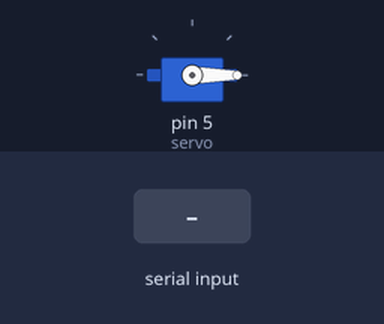
A sketch run on a simulated Arduino Uno, built with avr-gcc and run on an emulated ATmega328P. Shown: servo. The inputs (shaded band) are chosen by the test bench.

Above: at 1.2 s.
1.3 s: "90,45\n" received over Serial
At 3.0 s:
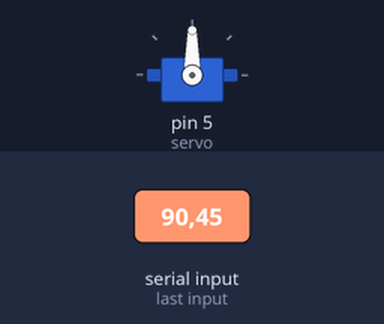
3.8 s: "30,150\n" received over Serial
At 6.0 s:
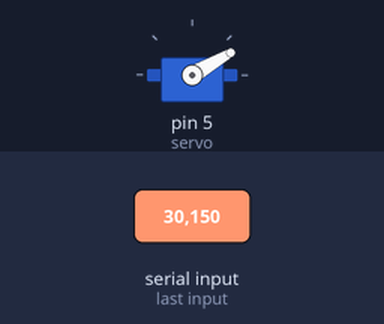
6.3 s: "200\n" received over Serial
At 8.0 s:
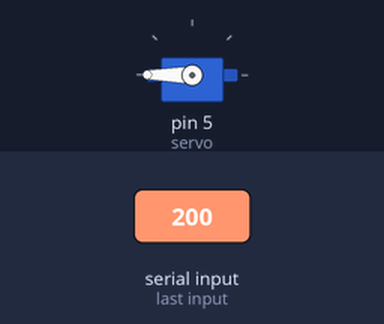
8.8 s: "90\n" received over Serial
At 11.1 s:
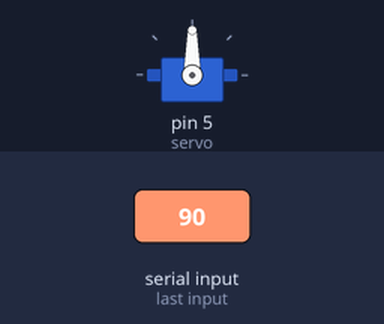
Timing chart, 0 to 12.3 s (numbered marks = the images above; inputs shaded):
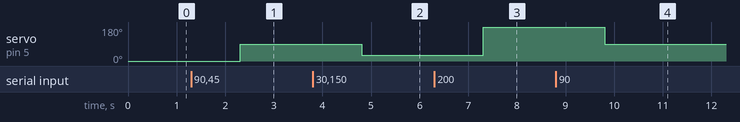

The sketch:

servo_control_command.ino
```cpp
#include<Servo.h>
Servo servo;
String i="";
void setup() {
  // put your setup code here, to run once:
servo.attach(5);
Serial.begin(9600);
}

void loop() {
  // put your main code here, to run repeatedly:
if(Serial.available())
{
  i=Serial.readString();
}
servo.write(i.toInt());
}
```

Measured:
- after the input at 1.3 s, servo on pin 5 (servo): 0° → 90° after 1.0 s
- after the input at 3.8 s, servo on pin 5 (servo): 90° → 30° after 1.0 s
- after the input at 6.3 s, servo on pin 5 (servo): 30° → 180° after 1.0 s
- after the input at 8.8 s, servo on pin 5 (servo): 180° → 90° after 1.0 s
